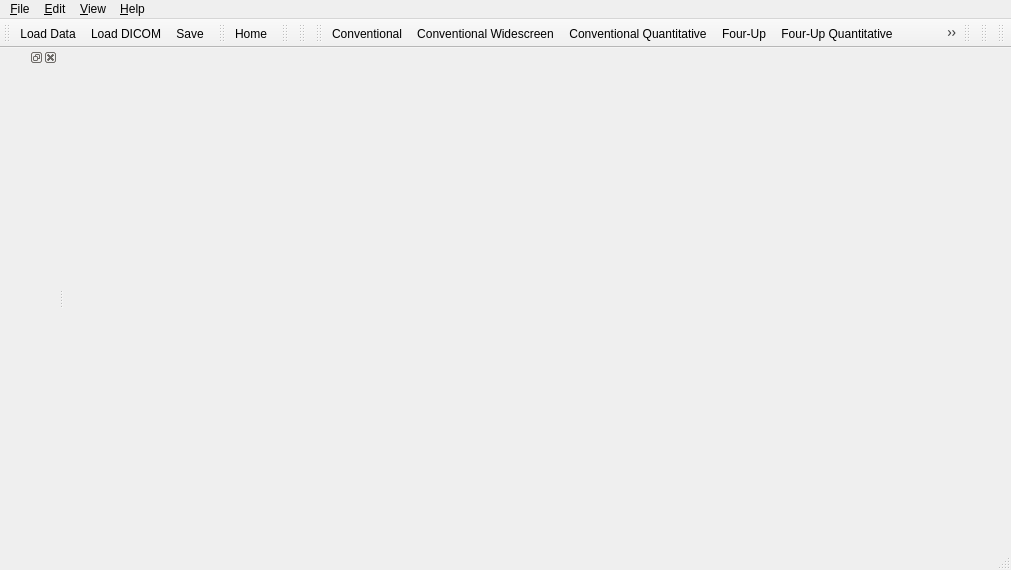
<?xml version="1.0" encoding="UTF-8"?>
<ui version="4.0">
 <class>qSlicerMainWindow</class>
 <widget class="QMainWindow" name="qSlicerMainWindow">
  <property name="geometry">
   <rect>
    <x>0</x>
    <y>0</y>
    <width>1011</width>
    <height>570</height>
   </rect>
  </property>
  <property name="windowTitle">
   <string>3D Slicer</string>
  </property>
  <property name="windowIcon">
   <iconset resource="../SlicerQT.qrc">
    <normaloff>:/Icons/Medium/3DSlicer-DesktopIcon.png</normaloff>:/Icons/Medium/3DSlicer-DesktopIcon.png</iconset>
  </property>
  <widget class="QWidget" name="CentralWidget"/>
  <widget class="QMenuBar" name="menubar">
   <property name="geometry">
    <rect>
     <x>0</x>
     <y>0</y>
     <width>1011</width>
     <height>23</height>
    </rect>
   </property>
   <widget class="QMenu" name="menuFile">
    <property name="title">
     <string>&amp;File</string>
    </property>
    <widget class="QMenu" name="menuSDB">
     <property name="title">
      <string>Slicer Data Bundle</string>
     </property>
     <property name="icon">
      <iconset resource="../../../../Base/QTGUI/Resources/qSlicerBaseQTGUI.qrc">
       <normaloff>:/Icons/Small/SlicerDataBundle.png</normaloff>:/Icons/Small/SlicerDataBundle.png</iconset>
     </property>
     <addaction name="actionSDBSaveToDirectory"/>
     <addaction name="actionSDBZipDirectory"/>
     <addaction name="actionSDBZipToDCM"/>
    </widget>
    <widget class="QMenu" name="menuRecently_Loaded">
     <property name="title">
      <string>Recently Loaded</string>
     </property>
    </widget>
    <addaction name="actionFileLoadScene"/>
    <addaction name="actionFileImportScene"/>
    <addaction name="actionFileAddData"/>
    <addaction name="actionFileAddVolume"/>
    <addaction name="actionFileAddTransform"/>
    <addaction name="menuRecently_Loaded"/>
    <addaction name="actionFileSaveScene"/>
    <addaction name="menuSDB"/>
    <addaction name="actionFileCloseScene"/>
    <addaction name="separator"/>
    <addaction name="actionFileExit"/>
   </widget>
   <widget class="QMenu" name="menuEdit">
    <property name="title">
     <string>&amp;Edit</string>
    </property>
    <addaction name="actionEditApplicationSettings"/>
   </widget>
   <widget class="QMenu" name="menuView">
    <property name="title">
     <string>&amp;View</string>
    </property>
    <widget class="QMenu" name="MenuLayout">
     <property name="title">
      <string>Layout</string>
     </property>
     <property name="icon">
      <iconset resource="../../../../Libs/MRML/Widgets/Resources/qMRMLWidgets.qrc">
       <normaloff>:/Icons/LayoutChooseView.png</normaloff>:/Icons/LayoutChooseView.png</iconset>
     </property>
     <addaction name="actionViewLayoutConventional"/>
     <addaction name="actionViewLayoutConventionalWidescreen"/>
     <addaction name="actionViewLayoutConventionalQuantitative"/>
     <addaction name="actionViewLayoutFourUp"/>
     <addaction name="actionViewLayoutFourUpQuantitative"/>
     <addaction name="actionViewLayoutDual3D"/>
     <addaction name="actionViewLayoutTriple3D"/>
     <addaction name="actionViewLayoutOneUp3D"/>
     <addaction name="actionViewLayoutOneUpRedSlice"/>
     <addaction name="actionViewLayoutOneUpYellowSlice"/>
     <addaction name="actionViewLayoutOneUpGreenSlice"/>
     <addaction name="actionViewLayoutTabbed3D"/>
     <addaction name="actionViewLayoutTabbedSlice"/>
     <addaction name="actionViewLayoutCompare"/>
     <addaction name="actionViewLayoutCompareWidescreen"/>
     <addaction name="actionViewLayoutCompareGrid"/>
     <addaction name="actionViewLayoutThreeOverThree"/>
     <addaction name="actionViewLayoutFourOverFour"/>
     <addaction name="actionViewLayoutTwoOverTwo"/>
    </widget>
    <widget class="QMenu" name="menuWindowToolBars">
     <property name="title">
      <string>&amp;Toolbars</string>
     </property>
     <addaction name="actionWindowToolbarsResetToDefault"/>
    </widget>
    <addaction name="actionWindowPythonInteractor"/>
    <addaction name="actionViewExtensionManager"/>
    <addaction name="separator"/>
    <addaction name="menuWindowToolBars"/>
    <addaction name="MenuLayout"/>
    <addaction name="separator"/>
    <addaction name="actionWindowErrorLog"/>
    <addaction name="separator"/>
   </widget>
   <widget class="QMenu" name="menuHelp">
    <property name="title">
     <string>&amp;Help</string>
    </property>
    <addaction name="actionHelpKeyboardShortcuts"/>
    <addaction name="actionHelpInterfaceDocumentation"/>
    <addaction name="actionHelpBrowseTutorials"/>
    <addaction name="separator"/>
    <addaction name="actionHelpSlicerPublications"/>
    <addaction name="actionHelpVisualBlog"/>
    <addaction name="separator"/>
    <addaction name="actionHelpReportBugOrFeatureRequest"/>
    <addaction name="actionHelpAboutSlicerQT"/>
   </widget>
   <addaction name="menuFile"/>
   <addaction name="menuEdit"/>
   <addaction name="menuView"/>
   <addaction name="menuHelp"/>
  </widget>
  <widget class="QStatusBar" name="statusbar"/>
  <widget class="QDockWidget" name="PanelDockWidget">
   <property name="features">
    <set>QDockWidget::AllDockWidgetFeatures</set>
   </property>
   <property name="allowedAreas">
    <set>Qt::LeftDockWidgetArea|Qt::RightDockWidgetArea</set>
   </property>
   <attribute name="dockWidgetArea">
    <number>1</number>
   </attribute>
   <widget class="QWidget" name="dockWidgetContents">
    <property name="sizePolicy">
     <sizepolicy hsizetype="Minimum" vsizetype="Preferred">
      <horstretch>0</horstretch>
      <verstretch>0</verstretch>
     </sizepolicy>
    </property>
    <layout class="QVBoxLayout" name="verticalLayout">
     <property name="spacing">
      <number>2</number>
     </property>
     <property name="leftMargin">
      <number>0</number>
     </property>
     <property name="topMargin">
      <number>2</number>
     </property>
     <property name="rightMargin">
      <number>0</number>
     </property>
     <property name="bottomMargin">
      <number>0</number>
     </property>
     <item>
      <widget class="QLabel" name="logoLabel">
       <property name="pixmap">
        <pixmap resource="../../../../Resources/qSlicerLogos.qrc">:/Logos/Slicer3.png</pixmap>
       </property>
       <property name="alignment">
        <set>Qt::AlignLeading|Qt::AlignLeft|Qt::AlignTop</set>
       </property>
      </widget>
     </item>
     <item>
      <widget class="qSlicerModulePanel" name="ModulePanel" native="true"/>
     </item>
     <item>
      <widget class="ctkCollapsibleButton" name="DataProbeCollapsibleWidget" native="true">
       <property name="sizePolicy">
        <sizepolicy hsizetype="Preferred" vsizetype="Preferred">
         <horstretch>0</horstretch>
         <verstretch>0</verstretch>
        </sizepolicy>
       </property>
       <property name="text" stdset="0">
        <string>Data Probe</string>
       </property>
       <layout class="QHBoxLayout" name="horizontalLayout"/>
      </widget>
     </item>
    </layout>
   </widget>
  </widget>
  <widget class="QToolBar" name="MainToolBar">
   <property name="windowTitle">
    <string>Load/Save</string>
   </property>
   <attribute name="toolBarArea">
    <enum>TopToolBarArea</enum>
   </attribute>
   <attribute name="toolBarBreak">
    <bool>false</bool>
   </attribute>
   <addaction name="actionFileLoadData"/>
   <addaction name="actionLoadDICOM"/>
   <addaction name="actionFileSaveScene"/>
  </widget>
  <widget class="QToolBar" name="ModuleToolBar">
   <property name="windowTitle">
    <string>Module Shortcuts</string>
   </property>
   <attribute name="toolBarArea">
    <enum>TopToolBarArea</enum>
   </attribute>
   <attribute name="toolBarBreak">
    <bool>false</bool>
   </attribute>
   <addaction name="actionModuleHome"/>
  </widget>
  <widget class="QToolBar" name="UndoRedoToolBar">
   <property name="windowTitle">
    <string>Undo Redo ToolBar</string>
   </property>
   <attribute name="toolBarArea">
    <enum>TopToolBarArea</enum>
   </attribute>
   <attribute name="toolBarBreak">
    <bool>false</bool>
   </attribute>
  </widget>
  <widget class="QToolBar" name="ViewToolBar">
   <property name="windowTitle">
    <string>Layout Selection</string>
   </property>
   <attribute name="toolBarArea">
    <enum>TopToolBarArea</enum>
   </attribute>
   <attribute name="toolBarBreak">
    <bool>false</bool>
   </attribute>
  </widget>
  <widget class="QToolBar" name="LayoutToolBar">
   <property name="windowTitle">
    <string>Layout ToolBar</string>
   </property>
   <attribute name="toolBarArea">
    <enum>TopToolBarArea</enum>
   </attribute>
   <attribute name="toolBarBreak">
    <bool>false</bool>
   </attribute>
   <addaction name="actionViewLayoutConventional"/>
   <addaction name="actionViewLayoutConventionalWidescreen"/>
   <addaction name="actionViewLayoutConventionalQuantitative"/>
   <addaction name="actionViewLayoutFourUp"/>
   <addaction name="actionViewLayoutFourUpQuantitative"/>
   <addaction name="actionViewLayoutDual3D"/>
   <addaction name="actionViewLayoutTriple3D"/>
   <addaction name="actionViewLayoutOneUp3D"/>
   <addaction name="actionViewLayoutOneUpRedSlice"/>
   <addaction name="actionViewLayoutOneUpYellowSlice"/>
   <addaction name="actionViewLayoutOneUpGreenSlice"/>
   <addaction name="actionViewLayoutTabbed3D"/>
   <addaction name="actionViewLayoutTabbedSlice"/>
   <addaction name="actionViewLayoutCompare"/>
   <addaction name="actionViewLayoutCompareWidescreen"/>
   <addaction name="actionViewLayoutCompareGrid"/>
   <addaction name="actionViewLayoutThreeOverThree"/>
   <addaction name="actionViewLayoutFourOverFour"/>
  </widget>
  <widget class="qSlicerMouseModeToolBar" name="MouseModeToolBar">
   <property name="enabled">
    <bool>false</bool>
   </property>
   <property name="windowTitle">
    <string>Mouse Interaction</string>
   </property>
   <attribute name="toolBarArea">
    <enum>TopToolBarArea</enum>
   </attribute>
   <attribute name="toolBarBreak">
    <bool>false</bool>
   </attribute>
  </widget>
  <widget class="qMRMLCaptureToolBar" name="CaptureToolBar">
   <property name="enabled">
    <bool>false</bool>
   </property>
   <property name="windowTitle">
    <string>Capture/Restore</string>
   </property>
   <attribute name="toolBarArea">
    <enum>TopToolBarArea</enum>
   </attribute>
   <attribute name="toolBarBreak">
    <bool>false</bool>
   </attribute>
  </widget>
  <widget class="qSlicerViewersToolBar" name="ViewersToolBar">
   <property name="windowTitle">
    <string>Crosshair Selection</string>
   </property>
   <attribute name="toolBarArea">
    <enum>TopToolBarArea</enum>
   </attribute>
   <attribute name="toolBarBreak">
    <bool>false</bool>
   </attribute>
  </widget>
  <action name="actionFileLoadScene">
   <property name="icon">
    <iconset resource="../../../../Base/QTGUI/Resources/qSlicerBaseQTGUI.qrc">
     <normaloff>:/Icons/Small/SlicerLoadScene.png</normaloff>:/Icons/Small/SlicerLoadScene.png</iconset>
   </property>
   <property name="text">
    <string>Load Scene</string>
   </property>
   <property name="toolTip">
    <string>Raise a file browser to select a scene (mrml, xcat or xml) to load. It first clears any existing scene in Slicer and resets the application state.</string>
   </property>
   <property name="shortcut">
    <string>Ctrl+O</string>
   </property>
  </action>
  <action name="actionFileLoadData">
   <property name="icon">
    <iconset resource="../../../../Base/QTGUI/Resources/qSlicerBaseQTGUI.qrc">
     <normaloff>:/Icons/Small/SlicerLoadData.png</normaloff>:/Icons/Small/SlicerLoadData.png</iconset>
   </property>
   <property name="text">
    <string>Load Data</string>
   </property>
   <property name="toolTip">
    <string>Raise an &quot;Add Data&quot; widget that allows you to select individual datasets to add to the existing scene. This load option is most useful when you want to load many different data types at once (volumes, models, etc.) which may not yet be described by a scene file.</string>
   </property>
   <property name="shortcut">
    <string>Ctrl+O</string>
   </property>
  </action>
  <action name="actionLoadDICOM">
   <property name="icon">
    <iconset resource="../../../../Base/QTGUI/Resources/qSlicerBaseQTGUI.qrc">
     <normaloff>:/Icons/Small/SlicerLoadDICOM.png</normaloff>:/Icons/Small/SlicerLoadDICOM.png</iconset>
   </property>
   <property name="text">
    <string>Load DICOM</string>
   </property>
   <property name="toolTip">
    <string>Raise the DICOM module for loading DICOM datasets.</string>
   </property>
  </action>
  <action name="actionFileImportScene">
   <property name="icon">
    <iconset resource="../../../../Base/QTGUI/Resources/qSlicerBaseQTGUI.qrc">
     <normaloff>:/Icons/Medium/SlicerAddScene.png</normaloff>:/Icons/Medium/SlicerAddScene.png</iconset>
   </property>
   <property name="text">
    <string>Import Scene</string>
   </property>
   <property name="toolTip">
    <string>Raise a file browser to navigate and select a scene file to be added to the existing Slicer scene. The scene is not cleared.</string>
   </property>
  </action>
  <action name="actionFileAddData">
   <property name="icon">
    <iconset resource="../../../../Base/QTGUI/Resources/qSlicerBaseQTGUI.qrc">
     <normaloff>:/Icons/Small/SlicerLoadData.png</normaloff>:/Icons/Small/SlicerLoadData.png</iconset>
   </property>
   <property name="text">
    <string>Add Data</string>
   </property>
   <property name="toolTip">
    <string>Raise an &quot;Add Data&quot; widget that allows you to select individual datasets to add to the existing scene. This load option is most useful when you want to load many different data types at once (volumes, models, etc.) which may not yet be described by a scene file.</string>
   </property>
   <property name="shortcut">
    <string>Ctrl+A</string>
   </property>
  </action>
  <action name="actionFileAddVolume">
   <property name="icon">
    <iconset resource="../../../../Base/QTGUI/Resources/qSlicerBaseQTGUI.qrc">
     <normaloff>:/Icons/Medium/SlicerAddVolume.png</normaloff>:/Icons/Medium/SlicerAddVolume.png</iconset>
   </property>
   <property name="text">
    <string>Add Volume</string>
   </property>
   <property name="toolTip">
    <string>Raise an &quot;Add Volume&quot; widget that allows you to select a volumetric dataset to add to the existing scene. The &quot;Volume Options&quot; panel can be used to clarify how a selected dataset should be loaded and displayed.</string>
   </property>
  </action>
  <action name="actionFileAddTransform">
   <property name="icon">
    <iconset resource="../../../../Base/QTGUI/Resources/qSlicerBaseQTGUI.qrc">
     <normaloff>:/Icons/Medium/SlicerAddTransform.png</normaloff>:/Icons/Medium/SlicerAddTransform.png</iconset>
   </property>
   <property name="text">
    <string>Add Transform</string>
   </property>
   <property name="toolTip">
    <string>Raise a standard file browser that allows you to select a transform to the existing scene.</string>
   </property>
  </action>
  <action name="actionFileSaveScene">
   <property name="icon">
    <iconset resource="../../../../Base/QTGUI/Resources/qSlicerBaseQTGUI.qrc">
     <normaloff>:/Icons/Small/SlicerSave.png</normaloff>:/Icons/Small/SlicerSave.png</iconset>
   </property>
   <property name="text">
    <string>Save</string>
   </property>
   <property name="toolTip">
    <string>Display the &quot;Save Data&quot; widget, which offers many options for saving a scene and/or individual datasets.</string>
   </property>
   <property name="shortcut">
    <string>Ctrl+S</string>
   </property>
  </action>
  <action name="actionSDBSaveToDirectory">
   <property name="enabled">
    <bool>false</bool>
   </property>
   <property name="icon">
    <iconset resource="../../../../Base/QTGUI/Resources/qSlicerBaseQTGUI.qrc">
     <normaloff>:/Icons/Small/SlicerSave.png</normaloff>:/Icons/Small/SlicerSave.png</iconset>
   </property>
   <property name="text">
    <string>Save Scene To Directory</string>
   </property>
   <property name="toolTip">
    <string>UNDER CONSTRUCTION: Save the current scene to a stand alone directory.</string>
   </property>
  </action>
  <action name="actionSDBZipDirectory">
   <property name="enabled">
    <bool>false</bool>
   </property>
   <property name="icon">
    <iconset resource="../../../../Base/QTGUI/Resources/qSlicerBaseQTGUI.qrc">
     <normaloff>:/Icons/Small/SlicerSave.png</normaloff>:/Icons/Small/SlicerSave.png</iconset>
   </property>
   <property name="text">
    <string>Zip Directory</string>
   </property>
   <property name="toolTip">
    <string>Zip a stand alone directory containing a scene.</string>
   </property>
  </action>
  <action name="actionSDBZipToDCM">
   <property name="enabled">
    <bool>false</bool>
   </property>
   <property name="icon">
    <iconset resource="../../../../Base/QTGUI/Resources/qSlicerBaseQTGUI.qrc">
     <normaloff>:/Icons/Small/SlicerSave.png</normaloff>:/Icons/Small/SlicerSave.png</iconset>
   </property>
   <property name="text">
    <string>DICOM from Zip</string>
   </property>
   <property name="toolTip">
    <string>Encapsulate Zip file as a DICOM secondary capture</string>
   </property>
  </action>
  <action name="actionFileCloseScene">
   <property name="icon">
    <iconset resource="../../../../Base/QTGUI/Resources/qSlicerBaseQTGUI.qrc">
     <normaloff>:/Icons/Small/SlicerCloseScene.png</normaloff>:/Icons/Small/SlicerCloseScene.png</iconset>
   </property>
   <property name="text">
    <string>Close Scene</string>
   </property>
   <property name="toolTip">
    <string>Close the current scene and reset the application state. </string>
   </property>
   <property name="shortcut">
    <string>Ctrl+W</string>
   </property>
  </action>
  <action name="actionFileExit">
   <property name="text">
    <string>E&amp;xit</string>
   </property>
   <property name="toolTip">
    <string>Exit Slicer</string>
   </property>
  </action>
  <action name="actionEditUndo">
   <property name="icon">
    <iconset resource="../../../../Base/QTGUI/Resources/qSlicerBaseQTGUI.qrc">
     <normaloff>:/Icons/Undo.png</normaloff>:/Icons/Undo.png</iconset>
   </property>
   <property name="text">
    <string>Undo</string>
   </property>
   <property name="toolTip">
    <string>Undo the history of undoable commands, from last to first.</string>
   </property>
   <property name="shortcut">
    <string>Ctrl+Z</string>
   </property>
  </action>
  <action name="actionEditRedo">
   <property name="icon">
    <iconset resource="../../../../Base/QTGUI/Resources/qSlicerBaseQTGUI.qrc">
     <normaloff>:/Icons/Redo.png</normaloff>:/Icons/Redo.png</iconset>
   </property>
   <property name="text">
    <string>Redo</string>
   </property>
   <property name="toolTip">
    <string>Redo the history of commands most recently undone, from last to first.</string>
   </property>
   <property name="shortcut">
    <string>Ctrl+Y</string>
   </property>
  </action>
  <action name="actionEditEditBox">
   <property name="text">
    <string>Edit Box</string>
   </property>
   <property name="toolTip">
    <string>Raise the Edit-box, a lightweight image editing tool.</string>
   </property>
   <property name="shortcut">
    <string>Space</string>
   </property>
  </action>
  <action name="actionEditNewFiducialList">
   <property name="text">
    <string>New Fiducial List</string>
   </property>
   <property name="toolTip">
    <string>Create a new list of fiducial points.</string>
   </property>
   <property name="shortcut">
    <string>Ctrl+L</string>
   </property>
  </action>
  <action name="actionViewExtensionManager">
   <property name="icon">
    <iconset resource="../../../../Base/QTGUI/Resources/qSlicerBaseQTGUI.qrc">
     <normaloff>:/Icons/ExtensionDefaultIcon.png</normaloff>:/Icons/ExtensionDefaultIcon.png</iconset>
   </property>
   <property name="text">
    <string>Extension Manager</string>
   </property>
   <property name="toolTip">
    <string>Raise the &quot;Extension Manager&quot; wizard that provides status and information about available extensions</string>
   </property>
   <property name="shortcut">
    <string>Ctrl+4</string>
   </property>
  </action>
  <action name="actionViewCacheRemoteIOManager">
   <property name="text">
    <string>Cache &amp; Remote I/O Manager</string>
   </property>
   <property name="toolTip">
    <string>The Cache and Remote Data Handling interface provides status and information about all remote data transfers, and allows some control over the local cache.</string>
   </property>
  </action>
  <action name="actionEditApplicationSettings">
   <property name="text">
    <string>Application Settings</string>
   </property>
   <property name="toolTip">
    <string>The Application Settings interface provides options for saving many of Slicer's Interface and Remote Data Handling options to the Application Registry, so they are preserved across sessions.</string>
   </property>
   <property name="shortcut">
    <string>Ctrl+2</string>
   </property>
  </action>
  <action name="actionWindowMaximizeView">
   <property name="checkable">
    <bool>true</bool>
   </property>
   <property name="checked">
    <bool>true</bool>
   </property>
   <property name="text">
    <string>&amp;Maximize view</string>
   </property>
   <property name="toolTip">
    <string>Maximize/Minimize the current view.</string>
   </property>
   <property name="shortcut">
    <string>Ctrl+6</string>
   </property>
  </action>
  <action name="actionWindowErrorLog">
   <property name="checkable">
    <bool>true</bool>
   </property>
   <property name="text">
    <string>&amp;Error Log</string>
   </property>
   <property name="toolTip">
    <string>Raise the error log display.</string>
   </property>
   <property name="shortcut">
    <string>Ctrl+0</string>
   </property>
  </action>
  <action name="actionWindowPythonInteractor">
   <property name="checkable">
    <bool>true</bool>
   </property>
   <property name="text">
    <string>Python Interactor</string>
   </property>
   <property name="toolTip">
    <string>Raise the Python Interactor for scripted interaction with Slicer data.</string>
   </property>
   <property name="shortcut">
    <string>Ctrl+3</string>
   </property>
  </action>
  <action name="actionWindowToolbarsResetToDefault">
   <property name="text">
    <string>Reset to default</string>
   </property>
   <property name="toolTip">
    <string>Restore the toolbars to their default state</string>
   </property>
  </action>
  <action name="actionHelpKeyboardShortcuts">
   <property name="text">
    <string>&amp;Keyboard Shortcuts</string>
   </property>
   <property name="toolTip">
    <string>Raise a window that lists commonly-used keyboard shortcuts.</string>
   </property>
  </action>
  <action name="actionHelpBrowseTutorials">
   <property name="text">
    <string>Browse tutorials</string>
   </property>
   <property name="toolTip">
    <string>Raise Slicer's training page in your favorite web browser</string>
   </property>
  </action>
  <action name="actionHelpInterfaceDocumentation">
   <property name="text">
    <string>Interface Documentation</string>
   </property>
   <property name="shortcut">
    <string>Ctrl+1</string>
   </property>
  </action>
  <action name="actionHelpSlicerPublications">
   <property name="text">
    <string>Slicer Publications</string>
   </property>
  </action>
  <action name="actionHelpAboutSlicerQT">
   <property name="text">
    <string>About 3D Slicer</string>
   </property>
   <property name="toolTip">
    <string>Provides a description of the Slicer effort and its support.</string>
   </property>
  </action>
  <action name="actionHelpReportBugOrFeatureRequest">
   <property name="text">
    <string>Report a bug</string>
   </property>
   <property name="toolTip">
    <string>Open your favorite web browser to http://www.na-mic.org/Bug/my_view_page.php so that any bug you encounter can quickly and easily be reported.</string>
   </property>
  </action>
  <action name="actionFeedbackReportUsabilityIssue">
   <property name="text">
    <string>Feedback: report usability issue (www)</string>
   </property>
   <property name="toolTip">
    <string>Open your favorite web browser to http://www.na-mic.org/Bug/my_view_page.php so that any usability issue you encounter can quickly be captured.</string>
   </property>
  </action>
  <action name="actionFeedbackMakeFeatureRequest">
   <property name="text">
    <string>Feedback: make a feature request (www)</string>
   </property>
   <property name="toolTip">
    <string>Open your Firefox web browser to http://www.na-mic.org/Bug/my_view_page.php so that community feature requests can easily be collected.</string>
   </property>
  </action>
  <action name="actionHelpVisualBlog">
   <property name="text">
    <string>Visual Blog</string>
   </property>
   <property name="toolTip">
    <string>Open your favorite web browser to http://www.slicer.org/slicerWiki/index.php/Slicer3:VisualBlog where you can post screenshots of interesting ways you are using the Slicer3 software package in your research and share them with the Slicer community.</string>
   </property>
  </action>
  <action name="actionDebugLoadModule">
   <property name="text">
    <string>Load Module</string>
   </property>
  </action>
  <action name="actionViewLayoutConventional">
   <property name="icon">
    <iconset resource="../../../../Libs/MRML/Widgets/Resources/qMRMLWidgets.qrc">
     <normaloff>:/Icons/LayoutConventionalView.png</normaloff>:/Icons/LayoutConventionalView.png</iconset>
   </property>
   <property name="text">
    <string>Conventional</string>
   </property>
   <property name="iconVisibleInMenu">
    <bool>true</bool>
   </property>
  </action>
  <action name="actionViewLayoutConventionalQuantitative">
   <property name="icon">
    <iconset resource="../../../../Libs/MRML/Widgets/Resources/qMRMLWidgets.qrc">
     <normaloff>:/Icons/LayoutConventionalView.png</normaloff>:/Icons/LayoutConventionalView.png</iconset>
   </property>
   <property name="text">
    <string>Conventional Quantitative</string>
   </property>
   <property name="iconVisibleInMenu">
    <bool>true</bool>
   </property>
  </action>
  <action name="actionViewLayoutFourUp">
   <property name="icon">
    <iconset resource="../../../../Libs/MRML/Widgets/Resources/qMRMLWidgets.qrc">
     <normaloff>:/Icons/LayoutFourUpView.png</normaloff>:/Icons/LayoutFourUpView.png</iconset>
   </property>
   <property name="text">
    <string>Four-Up</string>
   </property>
   <property name="iconVisibleInMenu">
    <bool>true</bool>
   </property>
  </action>
  <action name="actionViewLayoutFourUpQuantitative">
   <property name="icon">
    <iconset resource="../../../../Libs/MRML/Widgets/Resources/qMRMLWidgets.qrc">
     <normaloff>:/Icons/LayoutFourUpQuantitativeView.png</normaloff>:/Icons/LayoutFourUpQuantitativeView.png</iconset>
   </property>
   <property name="text">
    <string>Four-Up Quantitative</string>
   </property>
   <property name="iconVisibleInMenu">
    <bool>true</bool>
   </property>
  </action>
  <action name="actionViewLayoutDual3D">
   <property name="icon">
    <iconset resource="../../../../Libs/MRML/Widgets/Resources/qMRMLWidgets.qrc">
     <normaloff>:/Icons/LayoutDual3DView.png</normaloff>:/Icons/LayoutDual3DView.png</iconset>
   </property>
   <property name="text">
    <string>Dual 3D</string>
   </property>
   <property name="iconVisibleInMenu">
    <bool>true</bool>
   </property>
  </action>
  <action name="actionViewLayoutOneUp3D">
   <property name="icon">
    <iconset resource="../../../../Libs/MRML/Widgets/Resources/qMRMLWidgets.qrc">
     <normaloff>:/Icons/LayoutOneUp3DView.png</normaloff>:/Icons/LayoutOneUp3DView.png</iconset>
   </property>
   <property name="text">
    <string>3D only</string>
   </property>
   <property name="iconVisibleInMenu">
    <bool>true</bool>
   </property>
  </action>
  <action name="actionViewLayoutOneUpRedSlice">
   <property name="icon">
    <iconset resource="../../../../Libs/MRML/Widgets/Resources/qMRMLWidgets.qrc">
     <normaloff>:/Icons/LayoutOneUpRedSliceView.png</normaloff>:/Icons/LayoutOneUpRedSliceView.png</iconset>
   </property>
   <property name="text">
    <string>Red slice only</string>
   </property>
   <property name="iconVisibleInMenu">
    <bool>true</bool>
   </property>
  </action>
  <action name="actionViewLayoutOneUpYellowSlice">
   <property name="icon">
    <iconset resource="../../../../Libs/MRML/Widgets/Resources/qMRMLWidgets.qrc">
     <normaloff>:/Icons/LayoutOneUpYellowSliceView.png</normaloff>:/Icons/LayoutOneUpYellowSliceView.png</iconset>
   </property>
   <property name="text">
    <string>Yellow slice only</string>
   </property>
   <property name="iconVisibleInMenu">
    <bool>true</bool>
   </property>
  </action>
  <action name="actionViewLayoutOneUpGreenSlice">
   <property name="icon">
    <iconset resource="../../../../Libs/MRML/Widgets/Resources/qMRMLWidgets.qrc">
     <normaloff>:/Icons/LayoutOneUpGreenSliceView.png</normaloff>:/Icons/LayoutOneUpGreenSliceView.png</iconset>
   </property>
   <property name="text">
    <string>Green slice only</string>
   </property>
   <property name="iconVisibleInMenu">
    <bool>true</bool>
   </property>
  </action>
  <action name="actionViewLayoutTabbed3D">
   <property name="icon">
    <iconset resource="../../../../Libs/MRML/Widgets/Resources/qMRMLWidgets.qrc">
     <normaloff>:/Icons/LayoutTabbed3DView.png</normaloff>:/Icons/LayoutTabbed3DView.png</iconset>
   </property>
   <property name="text">
    <string>Tabbed 3D</string>
   </property>
   <property name="iconVisibleInMenu">
    <bool>true</bool>
   </property>
  </action>
  <action name="actionViewLayoutTabbedSlice">
   <property name="icon">
    <iconset resource="../../../../Libs/MRML/Widgets/Resources/qMRMLWidgets.qrc">
     <normaloff>:/Icons/LayoutTabbedSliceView.png</normaloff>:/Icons/LayoutTabbedSliceView.png</iconset>
   </property>
   <property name="text">
    <string>Tabbed slice</string>
   </property>
   <property name="iconVisibleInMenu">
    <bool>true</bool>
   </property>
  </action>
  <action name="actionViewLayoutCompare">
   <property name="icon">
    <iconset resource="../../../../Libs/MRML/Widgets/Resources/qMRMLWidgets.qrc">
     <normaloff>:/Icons/LayoutCompareView.png</normaloff>:/Icons/LayoutCompareView.png</iconset>
   </property>
   <property name="text">
    <string>Compare</string>
   </property>
   <property name="iconVisibleInMenu">
    <bool>true</bool>
   </property>
  </action>
  <action name="actionViewLayoutCompareWidescreen">
   <property name="icon">
    <iconset resource="../../../../Libs/MRML/Widgets/Resources/qMRMLWidgets.qrc">
     <normaloff>:/Icons/LayoutSideBySideCompareView.png</normaloff>:/Icons/LayoutSideBySideCompareView.png</iconset>
   </property>
   <property name="text">
    <string>Compare Widescreen</string>
   </property>
   <property name="toolTip">
    <string>Compare Widescreen</string>
   </property>
   <property name="iconVisibleInMenu">
    <bool>true</bool>
   </property>
  </action>
  <action name="actionViewLayoutTwoOverTwo">
   <property name="icon">
    <iconset resource="../../../../Libs/MRML/Widgets/Resources/qMRMLWidgets.qrc">
     <normaloff>:/Icons/LayoutTwoOverTwoView.png</normaloff>:/Icons/LayoutTwoOverTwoView.png</iconset>
   </property>
   <property name="text">
    <string>Two over Two</string>
   </property>
   <property name="toolTip">
    <string>Two over Two Layout</string>
   </property>
   <property name="iconVisibleInMenu">
    <bool>true</bool>
   </property>
  </action>
  <action name="actionModuleHome">
   <property name="icon">
    <iconset resource="../../../../Base/QTGUI/Resources/qSlicerBaseQTGUI.qrc">
     <normaloff>:/Icons/Medium/SlicerHome.png</normaloff>:/Icons/Medium/SlicerHome.png</iconset>
   </property>
   <property name="text">
    <string>Home</string>
   </property>
   <property name="toolTip">
    <string>Favorite module for easy access</string>
   </property>
   <property name="shortcut">
    <string>Ctrl+H</string>
   </property>
   <property name="iconVisibleInMenu">
    <bool>true</bool>
   </property>
  </action>
  <action name="actionViewLayoutConventionalWidescreen">
   <property name="icon">
    <iconset resource="../../../../Libs/MRML/Widgets/Resources/qMRMLWidgets.qrc">
     <normaloff>:/Icons/LayoutConventionalWidescreenView.png</normaloff>:/Icons/LayoutConventionalWidescreenView.png</iconset>
   </property>
   <property name="text">
    <string>Conventional Widescreen</string>
   </property>
  </action>
  <action name="actionViewLayoutTriple3D">
   <property name="icon">
    <iconset resource="../../../../Libs/MRML/Widgets/Resources/qMRMLWidgets.qrc">
     <normaloff>:/Icons/LayoutTriple3DView.png</normaloff>:/Icons/LayoutTriple3DView.png</iconset>
   </property>
   <property name="text">
    <string>Triple 3D</string>
   </property>
  </action>
  <action name="actionViewLayoutThreeOverThree">
   <property name="icon">
    <iconset resource="../../../../Libs/MRML/Widgets/Resources/qMRMLWidgets.qrc">
     <normaloff>:/Icons/LayoutThreeOverThreeView.png</normaloff>:/Icons/LayoutThreeOverThreeView.png</iconset>
   </property>
   <property name="text">
    <string>Three over three</string>
   </property>
  </action>
  <action name="actionViewLayoutFourOverFour">
   <property name="icon">
    <iconset resource="../../../../Libs/MRML/Widgets/Resources/qMRMLWidgets.qrc">
     <normaloff>:/Icons/LayoutFourOverFourView.png</normaloff>:/Icons/LayoutFourOverFourView.png</iconset>
   </property>
   <property name="text">
    <string>Four over four</string>
   </property>
  </action>
  <action name="actionViewLayoutCompare_2_viewers">
   <property name="icon">
    <iconset resource="../../../../Libs/MRML/Widgets/Resources/qMRMLWidgets.qrc">
     <normaloff>:/Icons/LayoutCompareView.png</normaloff>:/Icons/LayoutCompareView.png</iconset>
   </property>
   <property name="text">
    <string>2 viewers</string>
   </property>
  </action>
  <action name="actionViewLayoutCompare_3_viewers">
   <property name="icon">
    <iconset resource="../../../../Libs/MRML/Widgets/Resources/qMRMLWidgets.qrc">
     <normaloff>:/Icons/LayoutCompareView.png</normaloff>:/Icons/LayoutCompareView.png</iconset>
   </property>
   <property name="text">
    <string>3 viewers</string>
   </property>
  </action>
  <action name="actionViewLayoutCompare_4_viewers">
   <property name="icon">
    <iconset resource="../../../../Libs/MRML/Widgets/Resources/qMRMLWidgets.qrc">
     <normaloff>:/Icons/LayoutCompareView.png</normaloff>:/Icons/LayoutCompareView.png</iconset>
   </property>
   <property name="text">
    <string>4 viewers</string>
   </property>
  </action>
  <action name="actionViewLayoutCompare_5_viewers">
   <property name="icon">
    <iconset resource="../../../../Libs/MRML/Widgets/Resources/qMRMLWidgets.qrc">
     <normaloff>:/Icons/LayoutCompareView.png</normaloff>:/Icons/LayoutCompareView.png</iconset>
   </property>
   <property name="text">
    <string>5 viewers</string>
   </property>
  </action>
  <action name="actionViewLayoutCompare_6_viewers">
   <property name="icon">
    <iconset resource="../../../../Libs/MRML/Widgets/Resources/qMRMLWidgets.qrc">
     <normaloff>:/Icons/LayoutCompareView.png</normaloff>:/Icons/LayoutCompareView.png</iconset>
   </property>
   <property name="text">
    <string>6 viewers</string>
   </property>
  </action>
  <action name="actionViewLayoutCompare_7_viewers">
   <property name="icon">
    <iconset resource="../../../../Libs/MRML/Widgets/Resources/qMRMLWidgets.qrc">
     <normaloff>:/Icons/LayoutCompareView.png</normaloff>:/Icons/LayoutCompareView.png</iconset>
   </property>
   <property name="text">
    <string>7 viewers</string>
   </property>
  </action>
  <action name="actionViewLayoutCompare_8_viewers">
   <property name="icon">
    <iconset resource="../../../../Libs/MRML/Widgets/Resources/qMRMLWidgets.qrc">
     <normaloff>:/Icons/LayoutCompareView.png</normaloff>:/Icons/LayoutCompareView.png</iconset>
   </property>
   <property name="text">
    <string>8 viewers</string>
   </property>
  </action>
  <action name="actionViewLayoutCompareWidescreen_2_viewers">
   <property name="icon">
    <iconset resource="../../../../Libs/MRML/Widgets/Resources/qMRMLWidgets.qrc">
     <normaloff>:/Icons/LayoutSideBySideCompareView.png</normaloff>:/Icons/LayoutSideBySideCompareView.png</iconset>
   </property>
   <property name="text">
    <string>2 viewers</string>
   </property>
  </action>
  <action name="actionViewLayoutCompareWidescreen_3_viewers">
   <property name="icon">
    <iconset resource="../../../../Libs/MRML/Widgets/Resources/qMRMLWidgets.qrc">
     <normaloff>:/Icons/LayoutSideBySideCompareView.png</normaloff>:/Icons/LayoutSideBySideCompareView.png</iconset>
   </property>
   <property name="text">
    <string>3 viewers</string>
   </property>
  </action>
  <action name="actionViewLayoutCompareWidescreen_4_viewers">
   <property name="icon">
    <iconset resource="../../../../Libs/MRML/Widgets/Resources/qMRMLWidgets.qrc">
     <normaloff>:/Icons/LayoutSideBySideCompareView.png</normaloff>:/Icons/LayoutSideBySideCompareView.png</iconset>
   </property>
   <property name="text">
    <string>4 viewers</string>
   </property>
  </action>
  <action name="actionViewLayoutCompareWidescreen_5_viewers">
   <property name="icon">
    <iconset resource="../../../../Libs/MRML/Widgets/Resources/qMRMLWidgets.qrc">
     <normaloff>:/Icons/LayoutSideBySideCompareView.png</normaloff>:/Icons/LayoutSideBySideCompareView.png</iconset>
   </property>
   <property name="text">
    <string>5 viewers</string>
   </property>
  </action>
  <action name="actionViewLayoutCompareWidescreen_6_viewers">
   <property name="icon">
    <iconset resource="../../../../Libs/MRML/Widgets/Resources/qMRMLWidgets.qrc">
     <normaloff>:/Icons/LayoutSideBySideCompareView.png</normaloff>:/Icons/LayoutSideBySideCompareView.png</iconset>
   </property>
   <property name="text">
    <string>6 viewers</string>
   </property>
  </action>
  <action name="actionViewLayoutCompareWidescreen_7_viewers">
   <property name="icon">
    <iconset resource="../../../../Libs/MRML/Widgets/Resources/qMRMLWidgets.qrc">
     <normaloff>:/Icons/LayoutSideBySideCompareView.png</normaloff>:/Icons/LayoutSideBySideCompareView.png</iconset>
   </property>
   <property name="text">
    <string>7 viewers</string>
   </property>
  </action>
  <action name="actionViewLayoutCompareWidescreen_8_viewers">
   <property name="icon">
    <iconset resource="../../../../Libs/MRML/Widgets/Resources/qMRMLWidgets.qrc">
     <normaloff>:/Icons/LayoutSideBySideCompareView.png</normaloff>:/Icons/LayoutSideBySideCompareView.png</iconset>
   </property>
   <property name="text">
    <string>8 viewers</string>
   </property>
  </action>
  <action name="actionViewLayoutCompareGrid">
   <property name="icon">
    <iconset resource="../../../../Libs/MRML/Widgets/Resources/qMRMLWidgets.qrc">
     <normaloff>:/Icons/LayoutCompareViewGrid.png</normaloff>:/Icons/LayoutCompareViewGrid.png</iconset>
   </property>
   <property name="text">
    <string>Compare Grid</string>
   </property>
  </action>
  <action name="actionViewLayoutCompareGrid_2x2_viewers">
   <property name="icon">
    <iconset resource="../../../../Libs/MRML/Widgets/Resources/qMRMLWidgets.qrc">
     <normaloff>:/Icons/LayoutCompareViewGrid.png</normaloff>:/Icons/LayoutCompareViewGrid.png</iconset>
   </property>
   <property name="text">
    <string>2x2 viewers</string>
   </property>
  </action>
  <action name="actionViewLayoutCompareGrid_3x3_viewers">
   <property name="icon">
    <iconset resource="../../../../Libs/MRML/Widgets/Resources/qMRMLWidgets.qrc">
     <normaloff>:/Icons/LayoutCompareViewGrid.png</normaloff>:/Icons/LayoutCompareViewGrid.png</iconset>
   </property>
   <property name="text">
    <string>3x3 viewers</string>
   </property>
  </action>
  <action name="actionViewLayoutCompareGrid_4x4_viewers">
   <property name="icon">
    <iconset resource="../../../../Libs/MRML/Widgets/Resources/qMRMLWidgets.qrc">
     <normaloff>:/Icons/LayoutCompareViewGrid.png</normaloff>:/Icons/LayoutCompareViewGrid.png</iconset>
   </property>
   <property name="text">
    <string>4x4 viewers</string>
   </property>
  </action>
  <action name="action">
   <property name="text">
    <string> </string>
   </property>
  </action>
 </widget>
 <customwidgets>
  <customwidget>
   <class>qSlicerWidget</class>
   <extends>QWidget</extends>
   <header>qSlicerWidget.h</header>
   <container>1</container>
  </customwidget>
  <customwidget>
   <class>qSlicerModulePanel</class>
   <extends>qSlicerWidget</extends>
   <header>qSlicerModulePanel.h</header>
   <container>1</container>
  </customwidget>
  <customwidget>
   <class>qSlicerMouseModeToolBar</class>
   <extends>QToolBar</extends>
   <header>qSlicerMouseModeToolBar.h</header>
  </customwidget>
  <customwidget>
   <class>ctkCollapsibleButton</class>
   <extends>QWidget</extends>
   <header>ctkCollapsibleButton.h</header>
   <container>1</container>
  </customwidget>
  <customwidget>
   <class>qSlicerViewersToolBar</class>
   <extends>QToolBar</extends>
   <header>qSlicerViewersToolBar.h</header>
  </customwidget>
  <customwidget>
   <class>qMRMLCaptureToolBar</class>
   <extends>QToolBar</extends>
   <header>qMRMLCaptureToolBar.h</header>
  </customwidget>
 </customwidgets>
 <resources>
  <include location="../SlicerQT.qrc"/>
  <include location="../../../../Base/QTGUI/Resources/qSlicerBaseQTGUI.qrc"/>
  <include location="../../../../Libs/MRML/Widgets/Resources/qMRMLWidgets.qrc"/>
  <include location="../../../../Resources/qSlicerLogos.qrc"/>
  <include location="../../../../Resources/qSlicerLogos.qrc"/>
 </resources>
 <connections/>
</ui>
